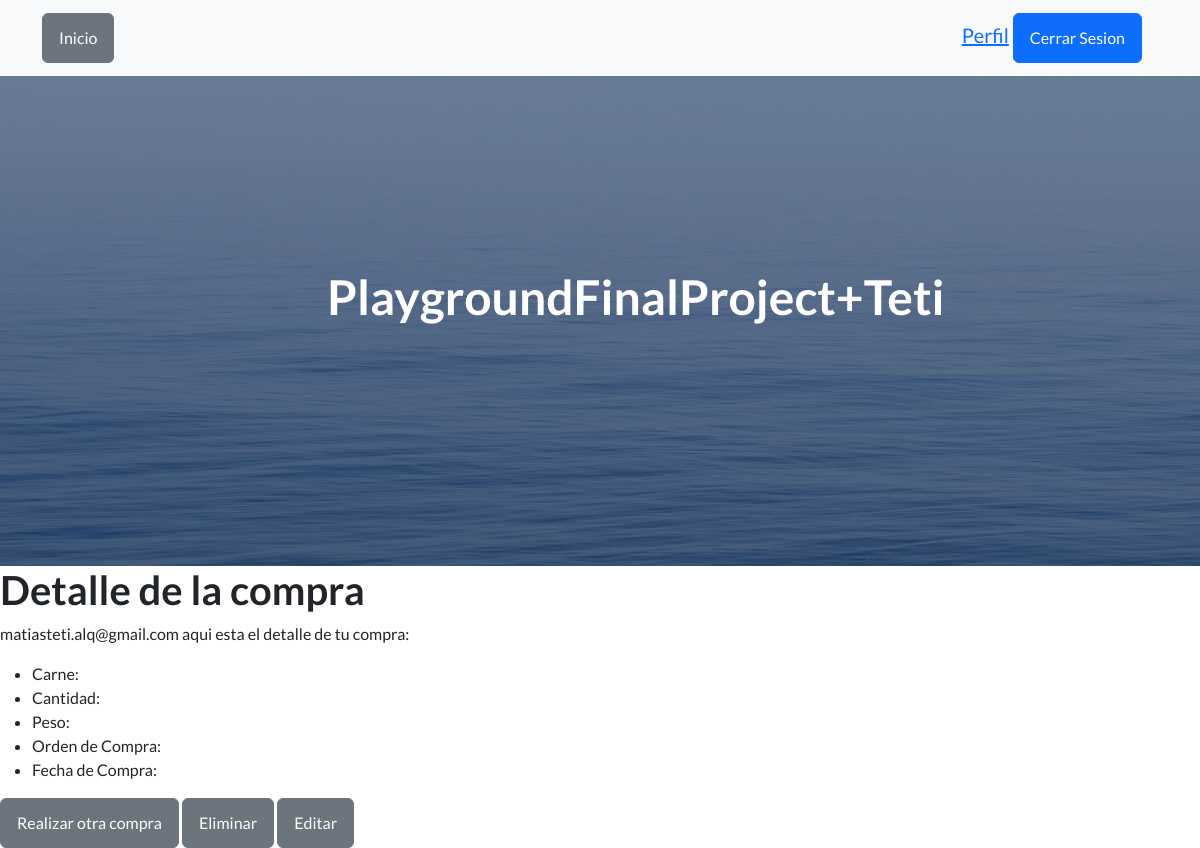
/app1/leer_carne/ (signed in), run on an earlier commit of the app's database.
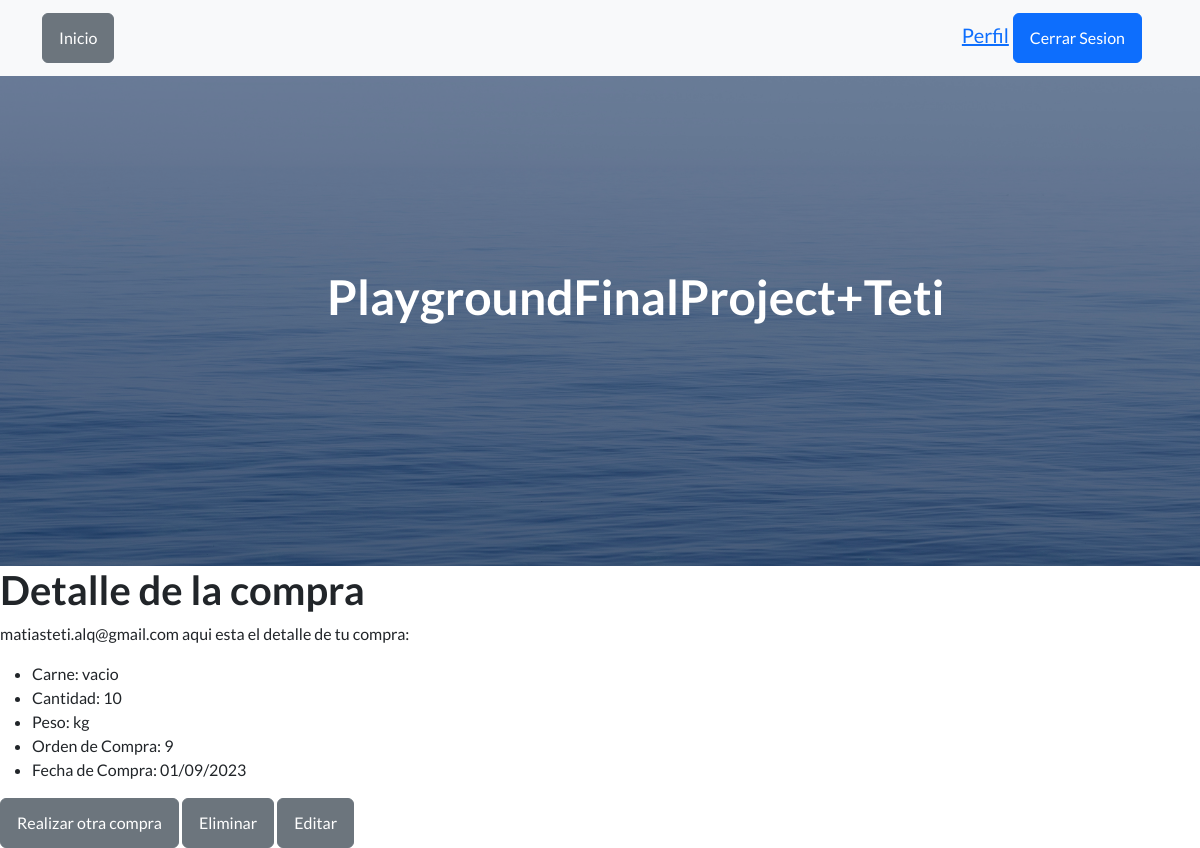
And on a later commit of the database.
### app1/models.py (models this page shows, shortened)
class Carniceria(models.Model):
    id = models.AutoField(primary_key=True)
    usuario = models.ForeignKey(User, on_delete=models.CASCADE)
    carne = models.CharField(max_length=100)
    cantidad = models.IntegerField()
    peso = models.CharField(max_length=100, default="0.0")
    fecha_creacion = models.DateTimeField(auto_now_add=True)

### app1/views.py (the view)
# urls.py: path('leer_carne/', views.leer_carne, name='leer_carne'),
@login_required(login_url='app1:login')
def leer_carne(request):
    compra_carne = Carniceria.objects.last()  # Obtiene el último registro
    return render(request, 'leer_carne.html', {'compra_carne': compra_carne})

### Template/leer_carne.html (shortened to what this page needs)
{% extends 'index.html' %}
{% block content %}
<!DOCTYPE html>
<html>
<head>
</head>
<body>
    <h1>Detalle de la compra</h1>
    <p>{{ user }} aqui esta el detalle de tu compra:</p>
    <ul>
        <li>Carne: {{ compra_carne.carne }}</li>
        <li>Cantidad: {{ compra_carne.cantidad }}</li>
        <li>Peso: {{ compra_carne.peso }}</li>
        <li>Orden de Compra: {{ compra_carne.id }}</li>
        <li>Fecha de Compra: {{ compra_carne.fecha_creacion|date:"d/m/Y" }}</li>
    </ul>
    <a href="{% url 'app1:carniceria' %}" class="btn btn-secondary">Realizar otra compra</a>
    <a href="{% url 'app1:eliminar_carne' compra_carne.id %}" class="btn btn-secondary">Eliminar</a>
    <a href="{% url 'app1:editar_carne' compra_carne.id %}" class="btn btn-secondary">Editar</a>
</body>
</html>
{% endblock %}

What changed in the data, as far as the page shows it:
added Carniceria: carne "vacio", cantidad "10", peso "kg", id "9", fecha_creacion "01/09/2023"
